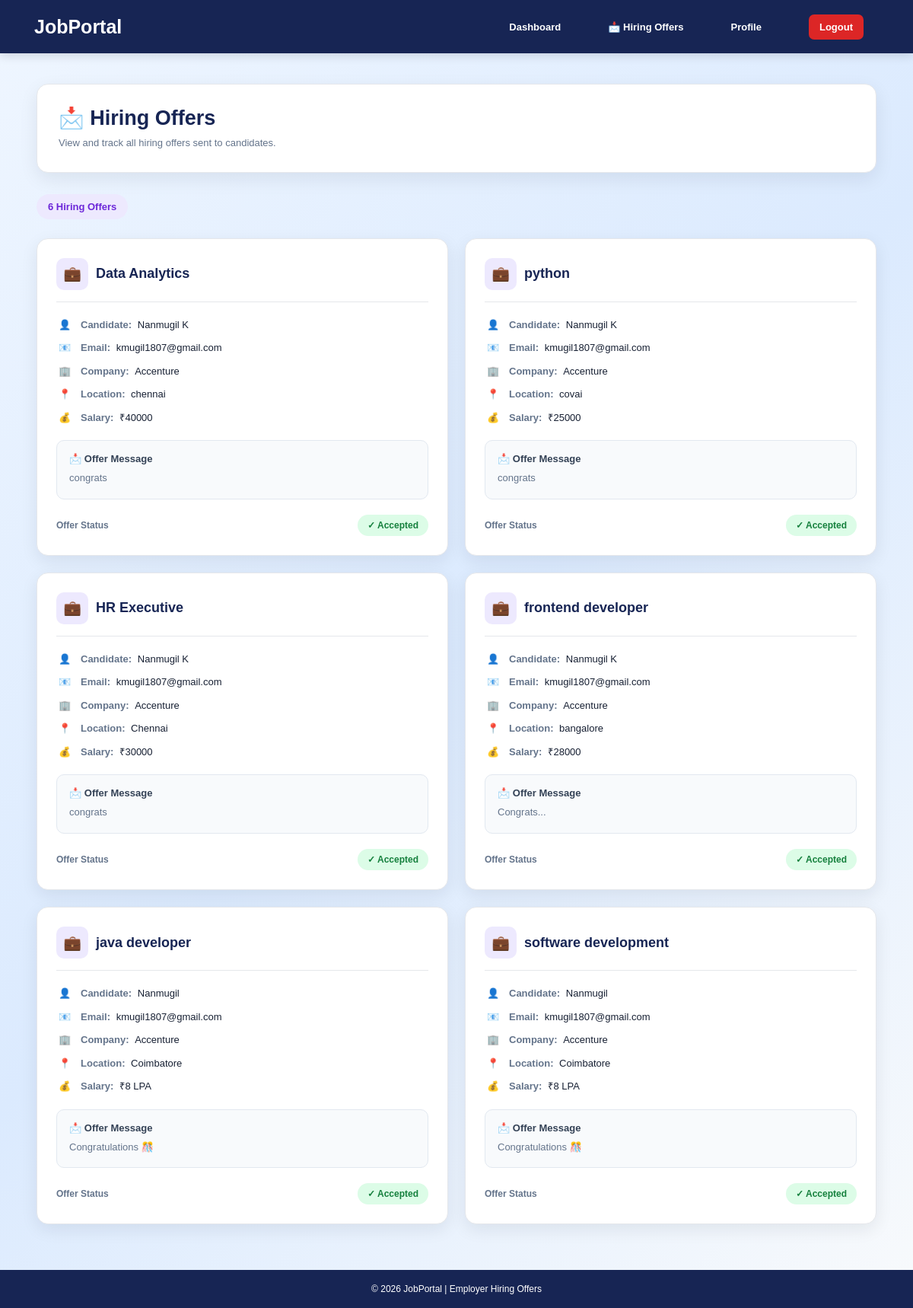
The app's page /employers/hiring-offers/ (signed in) with its own data.
### employers/models.py (models this page shows, shortened)
class HiringOffer(models.Model):
    application = models.OneToOneField(
        Application,
        on_delete=models.CASCADE,
        related_name="hiring_offer"
    )
    student_name = models.CharField(
        max_length=100
    )
    student_email = models.EmailField()
    job_title = models.CharField(
        max_length=200
    )
    company_name = models.CharField(
        max_length=200
    )
    salary = models.CharField(
        max_length=100
    )
    location = models.CharField(
        max_length=200
    )
    offer_message = models.TextField()
    status = models.CharField(
        max_length=20,
        default="Offered"
    )
    created_at = models.DateTimeField(
        auto_now_add=True
    )

### employers/views.py (the view)
def employer_hiring_offers(request):
    employer_id = request.session.get("employer_id")
    if not employer_id:
        return redirect("employer_login")
    employer = get_object_or_404(
        Employer,
        id=employer_id
    )
    offers = HiringOffer.objects.filter(
        company_name=employer.company_name
    ).order_by("-id")
    total_hiring_offers = offers.count()
    accepted_hiring_offers = offers.filter(
        status="Accepted"
    ).count()
    rejected_hiring_offers = offers.filter(
        status="Rejected"
    ).count()
    pending_hiring_offers = offers.filter(
        status="Offered"
    ).count()
    return render(
        request,
        "employers/hiring_offers.html",
        {
            "employer": employer,
            "offers": offers,
            "total_hiring_offers": total_hiring_offers,
            "accepted_hiring_offers": accepted_hiring_offers,
            "rejected_hiring_offers": rejected_hiring_offers,
            "pending_hiring_offers": pending_hiring_offers,
        }
    )

### employers/templates/employers/hiring_offers.html (shortened to what this page needs)
<!DOCTYPE html>
{% load static %}
<html lang="en">
<head>
    <link rel="stylesheet"
          href="{% static 'css/style.css' %}">
</head>
<body>
<nav class="navbar">
    <div class="logo">
        JobPortal
    </div>
    <div class="nav-links">
        <a href="{% url 'employer_dashboard' %}">
            Dashboard
        </a>
        <a href="{% url 'employer_hiring_offers' %}">
            📩 Hiring Offers
        </a>
        <a href="{% url 'employer_profile' %}">
            Profile
        </a>
        <a href="{% url 'employer_logout' %}"
           class="logout">
            Logout
        </a>
    </div>
</nav>
<div class="container">
    <div class="page-header">
        <h1>
            📩 Hiring Offers
        </h1>
        <p>
            View and track all hiring offers sent to candidates.
        </p>
    </div>
    {% if offers %}
    <div class="summary">
        <span class="summary-badge">
            {{ offers|length }} Hiring Offer{{ offers|length|pluralize }}
        </span>
    </div>
    <div class="offer-grid">
        {% for offer in offers %}
        <div class="offer-card">
            <div class="job-title">
                <div class="job-icon">
                    💼
                </div>
                <h2>
                    {{ offer.job_title }}
                </h2>
            </div>
            <div class="details">
                <div class="detail-row">
                    <div class="detail-icon">
                        👤
                    </div>
                    <div>
                        <span class="detail-label">
                            Candidate:
                        </span>
                        <span class="detail-value">
                            {{ offer.student_name }}
                        </span>
                    </div>
                </div>
                <div class="detail-row">
                    <div class="detail-icon">
                        📧
                    </div>
                    <div>
                        <span class="detail-label">
                            Email:
                        </span>
                        <span class="detail-value">
                            {{ offer.student_email }}
                        </span>
                    </div>
                </div>
                <div class="detail-row">
                    <div class="detail-icon">
                        🏢
                    </div>
                    <div>
                        <span class="detail-label">
                            Company:
                        </span>
                        <span class="detail-value">
                            {{ offer.company_name }}
                        </span>
                    </div>
                </div>
                <div class="detail-row">
                    <div class="detail-icon">
                        📍
                    </div>
                    <div>
                        <span class="detail-label">
                            Location:
                        </span>
                        <span class="detail-value">
                            {{ offer.location }}
                        </span>
                    </div>
                </div>
                <div class="detail-row">
                    <div class="detail-icon">
                        💰
                    </div>
                    <div>
                        <span class="detail-label">
                            Salary:
                        </span>
                        <span class="detail-value">
                            ₹{{ offer.salary }}
                        </span>
                    </div>
                </div>
            </div>
            <div class="offer-message">
                <div class="offer-message-title">
                    📩 Offer Message
                </div>
                <p>
                    {{ offer.offer_message }}
                </p>
            </div>
            <div class="status-section">
                <span class="status-label">
                    Offer Status
                </span>
                {% if offer.status == "Offered" %}
                    <span class="status offered">
                        📩 Offered
                    </span>
                {% elif offer.status == "Accepted" %}
                    <span class="status accepted">
                        ✓ Accepted
                    </span>
                {% elif offer.status == "Rejected" %}
                    <span class="status rejected">
                        ✕ Rejected
                    </span>
                {% else %}
                    <span class="status offered">
                        {{ offer.status }}
                    </span>
                {% endif %}
            </div>
        </div>
        {% endfor %}
    </div>
    {% endif %}
</div>
<footer>
    © 2026 JobPortal | Employer Hiring Offers
</footer>
</body>
</html>

### accounts/static/css/style.css (style rules this page uses)
* { margin:0; padding:0; box-sizing:border-box; font-family:Arial, Helvetica, sans-serif; }
nav { background:#0d47a1; padding:18px 8%; display:flex; justify-content:space-between; align-items:center; }
nav a { color:white; text-decoration:none; margin-left:20px; font-weight:bold; transition:.3s; }
footer { background:#0b1f3a; color:white; text-align:center; padding:20px; }
.navbar a { color:white; text-decoration:none; margin:15px; }
.navbar { background:#0d6efd; color:white; display:flex; justify-content:space-between; align-items:center; padding:15px 30px; }
.nav-links a { color:white; text-decoration:none; margin-left:20px; font-weight:bold; }
.navbar { background:#1f4e79; padding:15px; }
.navbar a { color:white; text-decoration:none; margin-right:20px; font-weight:bold; }
* { box-sizing: border-box; }
body { margin: 0; font-family: Arial, sans-serif; }
.navbar { display: flex; justify-content: space-between; align-items: center; padding: 15px 30px; flex-wrap: wrap; }
.nav-links { display: flex; gap: 20px; align-items: center; }
.nav-links a { text-decoration: none; }
.status { display: inline-block; padding: 7px 14px; border-radius: 20px; font-size: 12px; font-weight: 600; }
.status.accepted { background: #dcfce7; color: #15803d; }

### employers/templates/employers/hiring_offers.html (style rules this page uses)
* { margin: 0; padding: 0; box-sizing: border-box; }
body { font-family: Arial, Helvetica, sans-serif; min-height: 100vh; background: linear-gradient( 135deg, #eff6ff, #dbeafe, #f8fafc ); color: #172033; }
.navbar { min-height: 70px; background: #172554; color: white; display: flex; align-items: center; justify-content: space-between; padding: 0 45px; box-shadow: 0 3px 12px rgba(15, 23, 42, 0.15); }
.logo { font-size: 25px; font-weight: 700; color: white; }
.nav-links { display: flex; align-items: center; gap: 22px; }
.nav-links a { color: white; text-decoration: none; font-size: 13px; font-weight: 600; transition: 0.2s; }
.logout { background: #dc2626; padding: 9px 14px; border-radius: 7px; }
.container { width: 92%; max-width: 1150px; margin: 40px auto 60px; }
.page-header { background: white; padding: 28px; border-radius: 15px; border: 1px solid #e5e7eb; box-shadow: 0 8px 25px rgba(15, 23, 42, 0.08); margin-bottom: 28px; }
.page-header h1 { color: #172554; font-size: 27px; margin-bottom: 7px; }
.page-header p { color: #64748b; font-size: 13px; line-height: 1.5; }
.summary { display: flex; align-items: center; gap: 12px; margin-bottom: 25px; }
.summary-badge { background: #ede9fe; color: #6d28d9; padding: 9px 15px; border-radius: 20px; font-size: 13px; font-weight: 700; }
.offer-grid { display: grid; grid-template-columns: repeat(2, 1fr); gap: 22px; }
.offer-card { background: white; padding: 25px; border-radius: 15px; border: 1px solid #e5e7eb; box-shadow: 0 7px 22px rgba(15, 23, 42, 0.08); transition: 0.2s; }
.job-title { display: flex; align-items: center; gap: 10px; margin-bottom: 20px; padding-bottom: 15px; border-bottom: 1px solid #e5e7eb; }
.job-icon { width: 42px; height: 42px; display: flex; align-items: center; justify-content: center; border-radius: 10px; background: #ede9fe; font-size: 19px; }
.job-title h2 { color: #172554; font-size: 18px; }
.details { display: flex; flex-direction: column; gap: 11px; }
.detail-row { display: flex; align-items: flex-start; gap: 10px; font-size: 13px; line-height: 1.5; }
.detail-icon { width: 22px; flex-shrink: 0; text-align: center; }
.detail-label { color: #64748b; font-weight: 600; margin-right: 4px; }
.detail-value { color: #172033; word-break: break-word; }
.offer-message { margin-top: 20px; padding: 16px; background: #f8fafc; border: 1px solid #e2e8f0; border-radius: 10px; }
.offer-message-title { color: #334155; font-size: 13px; font-weight: 700; margin-bottom: 8px; }
.offer-message p { color: #64748b; font-size: 13px; line-height: 1.6; word-break: break-word; }
.status-section { margin-top: 20px; display: flex; justify-content: space-between; align-items: center; gap: 10px; flex-wrap: wrap; }
.status-label { color: #64748b; font-size: 12px; font-weight: 600; }
.status { display: inline-block; padding: 7px 13px; border-radius: 20px; font-size: 12px; font-weight: 700; }
.accepted { background: #dcfce7; color: #15803d; }
footer { background: #172554; color: white; text-align: center; padding: 18px; font-size: 12px; }

### records on screen
HiringOffer: job_title "Data Analytics", student_name "Nanmugil K", student_email "kmugil1807@gmail.com", company_name "Accenture", location "chennai", salary "40000", offer_message "congrats", status "✓ Accepted"
HiringOffer: job_title "python", student_name "Nanmugil K", student_email "kmugil1807@gmail.com", company_name "Accenture", location "covai", salary "25000", offer_message "congrats", status "✓ Accepted"
HiringOffer: job_title "HR Executive", student_name "Nanmugil K", student_email "kmugil1807@gmail.com", company_name "Accenture", location "Chennai", salary "30000", offer_message "congrats", status "✓ Accepted"
HiringOffer: job_title "frontend developer", student_name "Nanmugil K", student_email "kmugil1807@gmail.com", company_name "Accenture", location "bangalore", salary "28000", offer_message "Congrats...", status "✓ Accepted"
HiringOffer: job_title "java developer", student_name "Nanmugil", student_email "kmugil1807@gmail.com", company_name "Accenture", location "Coimbatore", salary "8 LPA", offer_message "Congratulations 🎊", status "✓ Accepted"
HiringOffer: job_title "software development", student_name "Nanmugil", student_email "kmugil1807@gmail.com", company_name "Accenture", location "Coimbatore", salary "8 LPA", offer_message "Congratulations 🎊", status "✓ Accepted"

### other values on screen
{{ offers|length }} "6"
